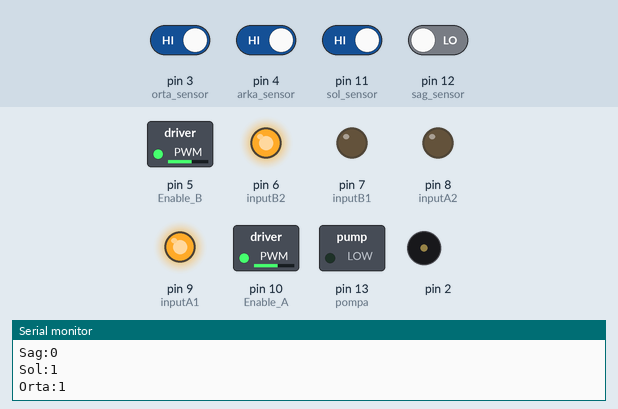
A sketch run on a simulated Arduino Uno, built with avr-gcc and run on an emulated ATmega328P. On the bench: switched loads named in the sketch (green lamp = pin HIGH), output pins drawn as LEDs (lit = HIGH), buzzer (waves = sounding), the last lines printed to the serial monitor. Dashed ring = blinking. The inputs (shaded band) are chosen by the test bench; at power-on: pin 3 (orta_sensor), pin 4 (arka_sensor), pin 11 (sol_sensor) HIGH, pin 12 (sag_sensor) LOW.

Above: at 1.2 s.
1.3 s: pin 4 (arka_sensor) driven LOW
At 2.4 s:
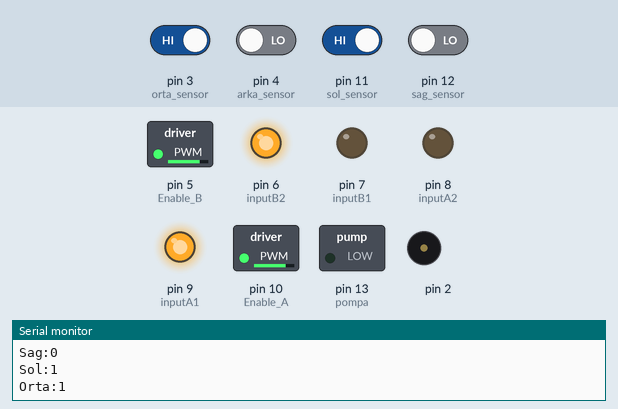
4.3 s: pin 12 (sag_sensor) driven HIGH
At 6.6 s:
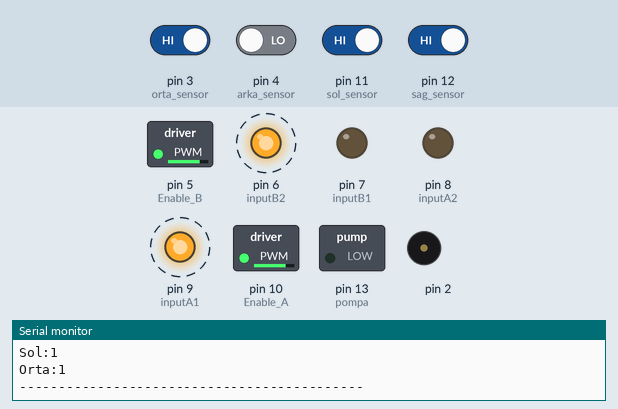
7.3 s: pin 11 (sol_sensor) driven LOW
At 8.96 s:
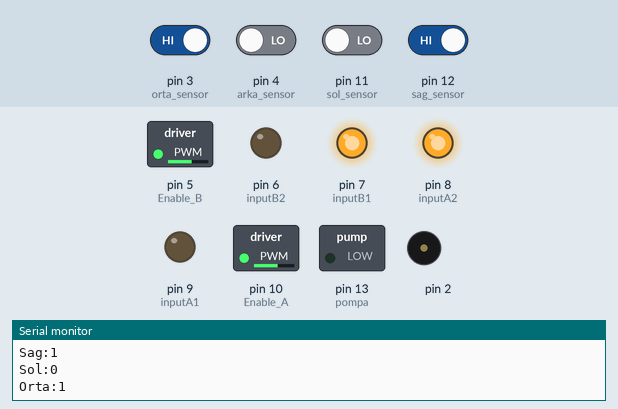
10.3 s: pin 11 (sol_sensor) driven HIGH
At 11.9 s:
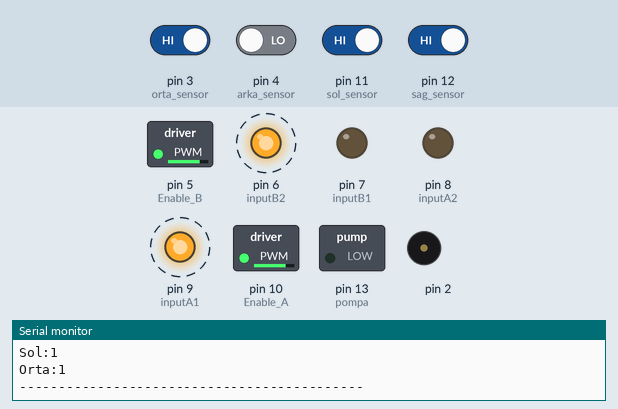
13.3 s: pin 4 (arka_sensor) driven HIGH
At 15.0 s:
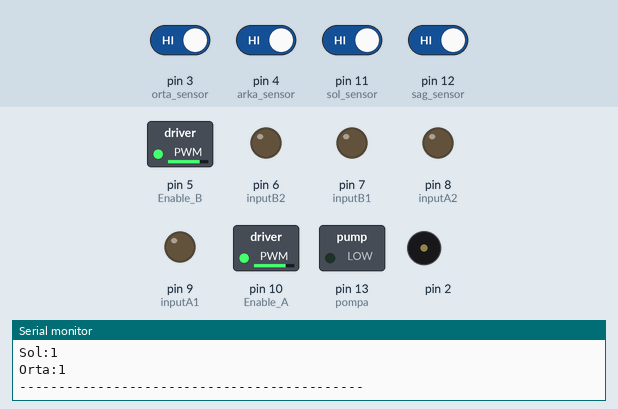
16.1 s: pin 3 (orta_sensor) driven LOW
At 16.6 s:
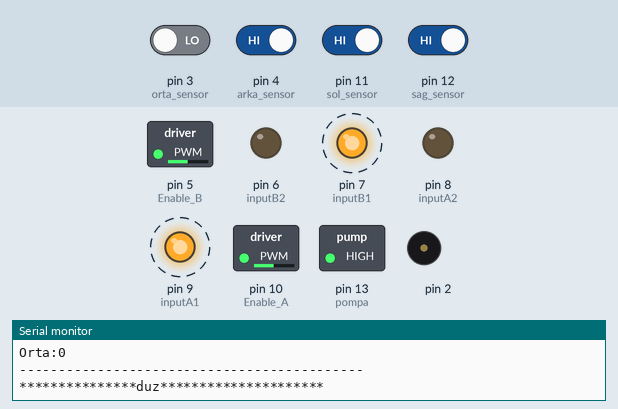
Timing chart, 0 to 20.1 s (numbered marks = the images above; inputs shaded):
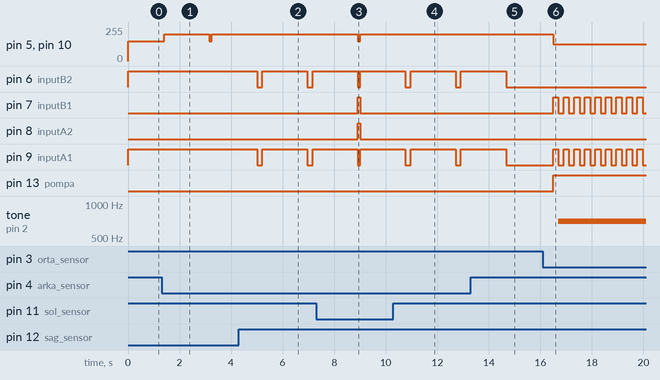

The sketch:

Robot_Code.ino
```cpp
const int Enable_A = 10;
const int Enable_B = 5;
const int inputA1 = 9;
const int inputA2 = 8;
const int inputB1 = 7;
const int inputB2 = 6;
const int sol_sensor = 11;
#define orta_sensor 3
const int sag_sensor = 12;
const int arka_sensor = 4;
#define pompa 13

int sol_deger = 0;
int sag_deger = 0;
int orta_deger = 0;
int arka_deger = 0;
int i = 0;

boolean fire = false;


void setup() {
  Serial.begin(9600);
 pinMode(Enable_A, OUTPUT);
pinMode(Enable_B, OUTPUT);
pinMode(inputA1, OUTPUT);
pinMode(inputA2, OUTPUT);
pinMode(inputB1, OUTPUT);
pinMode(inputB2, OUTPUT);
pinMode(sol_sensor, INPUT);
pinMode(orta_sensor, INPUT);
pinMode(sag_sensor, INPUT);
pinMode(arka_sensor, INPUT);
pinMode(pompa, OUTPUT);
pinMode(2, OUTPUT);

}


void loop() {
  sol_deger=digitalRead(sol_sensor);
  sag_deger=digitalRead(sag_sensor);
  arka_deger=digitalRead(arka_sensor);
  orta_deger=digitalRead(orta_sensor);
  Serial.print("Sag:");
  Serial.println(sag_deger);
  Serial.print("Sol:");
  Serial.println(sol_deger);
    Serial.print("Orta:");
  Serial.println(orta_deger);
  if(sol_deger == 0 && sag_deger==1){
    analogWrite(Enable_A, 150);
    analogWrite(Enable_B, 150);
    digitalWrite(inputA1, LOW);
    digitalWrite(inputA2, HIGH);
    digitalWrite(inputB1 , HIGH);
    digitalWrite(inputB2, LOW);
    digitalWrite(pompa, LOW);
    delay(100);
  }
    if(sol_deger==1 && sag_deger==1 ){
         digitalWrite(inputA1, LOW);
    digitalWrite(inputA2, LOW);
    digitalWrite(inputB1 , LOW);
    digitalWrite(inputB2, LOW);


      Serial.println("--------------------------------------------");
      delay(200);
    }

   if(sol_deger == 1 && sag_deger==0){
    analogWrite(Enable_A, 150);
    analogWrite(Enable_B, 150);
    digitalWrite(inputA1, HIGH);
    digitalWrite(inputA2, LOW);
    digitalWrite(inputB1 ,LOW);
    digitalWrite(inputB2, HIGH);
    digitalWrite(pompa, LOW);
    delay(100);
  }
     if(arka_deger == 0){
    analogWrite(Enable_A, 200);
    analogWrite(Enable_B, 200);
    digitalWrite(inputA1, HIGH);
    digitalWrite(inputA2, LOW);
    digitalWrite(inputB1 , LOW);
    digitalWrite(inputB2, HIGH);
    digitalWrite(pompa, LOW);
    delay(1750);
  }
    if(orta_deger==0 && sag_deger == 1 && sol_deger == 1 ){
      Serial.println("***************duz*********************");
    analogWrite(Enable_A, 125);
    analogWrite(Enable_B, 125);
    digitalWrite(inputA1, HIGH);
    digitalWrite(inputA2, LOW);
    digitalWrite(inputB1 , HIGH);
    digitalWrite(inputB2, LOW);
    digitalWrite(pompa, HIGH);
    for(i=700;i<800;i++){
  tone(2,i);
  delay(1);
  }
  for(i=800;i>700;i--){
  tone(2,i);
  delay(1);
  }


  }
      else{
     digitalWrite(pompa, LOW);
     noTone(2);
      }
}
```

Measured:
- after the input at 1.3 s, pin 5 (Enable_B), pin 10 (Enable_A): 150/255 → 200/255 after 0.11 s, → 150/255 1.8 s later, → 200/255 0.10 s later
- after the input at 4.3 s, pin 5 (Enable_B), pin 10 (Enable_A): stops changing and stays 200/255; pin 6 (inputB2), pin 9 (inputA1): alternates HIGH for 1.8 s and LOW for 0.20 s, starting after 0.71 s
- after the input at 7.3 s, pin 5 (Enable_B), pin 10 (Enable_A): 200/255 → 150/255 after 1.6 s, → 200/255 0.10 s later; pin 7 (inputB1), pin 8 (inputA2): LOW → HIGH after 1.6 s, → LOW 0.10 s later
- after the input at 10.3 s, pin 5 (Enable_B), pin 10 (Enable_A): stops changing and stays 200/255; pin 7 (inputB1), pin 8 (inputA2): stops changing and stays LOW
- after the input at 13.3 s, pin 6 (inputB2), pin 9 (inputA1): goes on until 14.7 s, then stays LOW
- after the input at 16.1 s, pin 5 (Enable_B), pin 10 (Enable_A): 200/255 → 125/255 after 0.40 s; pin 7 (inputB1), pin 9 (inputA1): alternates HIGH for 0.21 s and LOW for 0.20 s, starting after 0.40 s; pin 13 (pompa): LOW → HIGH after 0.40 s; tone on pin 2: silent → 701 Hz after 0.60 s
